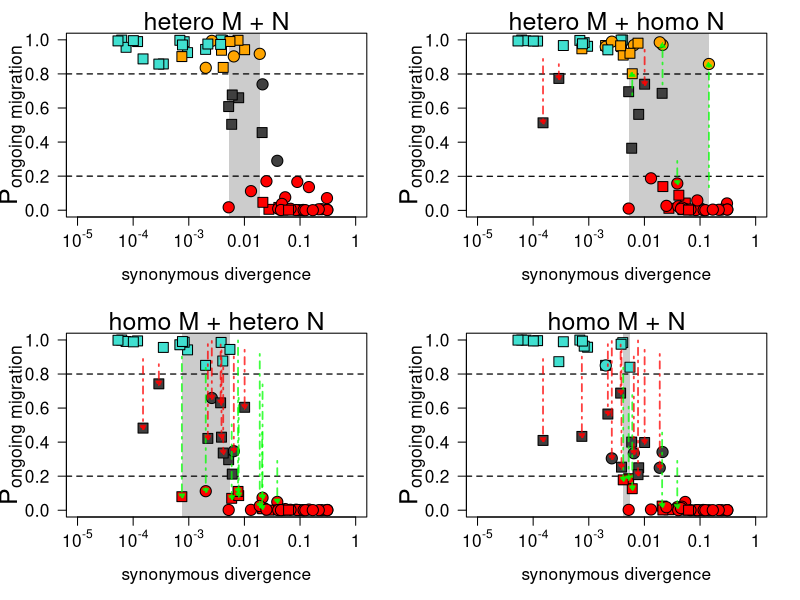

Generate this figure with R:

library(shape)
HH = read.table("migHetero_NHetero.txt", h=T)
Hh = read.table("migHetero_NHomo.txt", h=T)
hH = read.table("migHomo_NHetero.txt", h=T)
hh = read.table("migHomo_NHomo.txt", h=T)
st = read.table("species_statues.txt",h=T)

paste_tmp = function(a, b){
	return(paste(as.character(a), as.character(b),sep="_"))
}

name_st = NULL
for(i in 1:nrow(st)){
	name_st = c(name_st, paste_tmp(st[i,1], st[i,2]))
}
st = cbind(st, name_st)
st = st[,c(4,3)]

name_HH = NULL
name_Hh = NULL
name_hH = NULL
name_hh = NULL
for(i in 1:nrow(HH)){
	name_HH = c(name_HH, paste_tmp(HH[i,1], HH[i,2]))
	name_Hh = c(name_Hh, paste_tmp(Hh[i,1], Hh[i,2]))
	name_hH = c(name_hH, paste_tmp(hH[i,1], hH[i,2]))
	name_hh = c(name_hh, paste_tmp(hh[i,1], hh[i,2]))
}
HH = cbind(HH, name_HH)
HH = merge(HH, st, by.x=ncol(HH), by.y=1)[,-1] 
Hh = cbind(Hh, name_Hh)
Hh = merge(Hh, st, by.x=ncol(Hh), by.y=1)[,-1] 
hH = cbind(hH, name_hH)
hH = merge(hH, st, by.x=ncol(hH), by.y=1)[,-1] 
hh = cbind(hh, name_hh)
hh = merge(hh, st, by.x=ncol(hh), by.y=1)[,-1] 

bilanhh = hh$pSCHomov1 + hh$pIMHomov1 + hh$pPanmixiav1 
bilanHh = Hh$pIMHomov1 + Hh$pIMHeterov1 + Hh$pSCHomov1 + Hh$pSCHeterov1 + Hh$pPanmixiav1
bilanhH = hH$pIMHomov1 + hH$pIMHomov2 + hH$pSCHomov1 + hH$pSCHomov2 + hH$pPanmixiav1 + hH$pPanmixiav2
bilanHH = HH$pIMHomov1 + HH$pIMHomov2 + HH$pSCHomov1 + HH$pSCHomov2 + HH$pIMHeterov1 + HH$pIMHeterov2 + HH$pSCHeterov1 + HH$pSCHeterov2 + HH$pPanmixiav1 + HH$pPanmixiav2

tmp = rep(NA, length(bilanhh))
tmp[which(bilanhh>=0.8)] = "Migration"
tmp[which(bilanhh<.2)] = "NoMigration"
bilanhh = tmp

tmp = rep(NA, length(bilanHh))
tmp[which(bilanHh>=0.8)] = "Migration"
tmp[which(bilanHh<.2)] = "NoMigration"
bilanHh = tmp

tmp = rep(NA, length(bilanhH))
tmp[which(bilanhH>=0.8)] = "Migration"
tmp[which(bilanhH<.2)] = "NoMigration"
bilanhH = tmp

tmp = rep(NA, length(bilanHH))
tmp[which(bilanHH>=0.8)] = "Migration"
tmp[which(bilanHH<.2)] = "NoMigration"
bilanHH = tmp

pmig_hh = hh$pSCHomov1 + hh$pIMHomov1 + hh$pPanmixiav1
pmig_Hh = Hh$pIMHomov1 + Hh$pIMHeterov1 + Hh$pSCHomov1 + Hh$pSCHeterov1 + Hh$pPanmixiav1
pmig_hH = hH$pIMHomov1 + hH$pIMHomov2 + hH$pSCHomov1 + hH$pSCHomov2 + hH$pPanmixiav1 + hH$pPanmixiav2
pmig_HH = HH$pIMHomov1 + HH$pIMHomov2 + HH$pSCHomov1 + HH$pSCHomov2 + HH$pIMHeterov1 + HH$pIMHeterov2 + HH$pSCHeterov1 + HH$pSCHeterov2 + HH$pPanmixiav1 + HH$pPanmixiav2

# plot MHetero_NHetero
dev.new(width=10, height=8)
par(las=2, mar=c(5,4,2,2), mfrow=c(2,2))

# plot HH
plot(log10(HH$netdivAB_avg), pmig_HH, ylab ="" , xlab = "synonymous divergence", col = "white", cex.lab = 1.25, xaxt = "n", yaxt = "n", xlim=c(log10(1e-5), log10(1)), cex.axis=1.25)
par(las=3)
mtext(side=2, text=expression(P["ongoing migration"]), line=2.25, cex=1.5)
par(las=1)
axis(side = 1, at = c(0, -1, -2, -3, -4, -5), labels = c(1, 0.1, 0.01, expression(paste("10"^"-3")), expression(paste("10"^"-4")) , expression(paste("10"^"-5"))), cex.axis=1.25)
axis(side = 2, at = c(0, 0.2, 0.4, 0.6, 0.8, 1), cex.axis=1.25)
mtext(side = 3, text = "hetero M + N", cex = 1.5)

#rect(-10, 0.2, 10, 0.8, col = rgb(1, 0, 0, 0.15))
div_NA = log10(sort(HH[is.na(bilanHH),]$netdivAB_avg))
div_Mig = log10(sort(HH[which(bilanHH=="Migration"),]$netdivAB_avg))
div_NoMig = log10(sort(HH[which(bilanHH=="NoMigration"),]$netdivAB_avg))
xA1 = div_NoMig[1]
xB1 = div_Mig[length(div_Mig)]
#xA2 = div_NA[2]
#xB2 = div_NA[length(div_NA)-1]

rect(xA1, -1, xB1, 2, col = rgb(0, 0, 0, 0.2), border=NA)
#rect(xA2, -1, xB2, 2, col = rgb(0, 0, 0, 0.15), border=NA)
abline(h=c(0.2, 0.8), lty=2, lwd=1.25)

#points(log10(HH$netdivAB_avg), pmig_HH, col = rgb(0,0,0, 0.5))
par(las=1)
#mtext("MigHetero_NHetero", side = 3, line = 0.25)

# formes des points en fonction du statu d'espces
formes = rep(0, nrow(HH))
formes[which(HH$status == 0)] = 22 
formes[which(HH$status == 0.5)] = 22
formes[which(HH$status == 1)] = 21

# couleurs en fonction de NHetero, MHetero, NHomo, MHomo.
couleurs = rep(0, nrow(HH))
heteroM = apply(HH[,grep("Hetero", colnames(HH))], FUN="sum", MARGIN=1)

heteroN = apply(HH[,grep("v2", colnames(HH))], FUN="sum", MARGIN=1)

#homoM_homoN: species with homogeneity for both introgression and Ne
couleurs[which(pmig_HH>= 0.8 & heteroM >= 0.8)] = "orange"
couleurs[which(pmig_HH>= 0.8 & heteroM <= 0.8)] = "turquoise"
couleurs[which(pmig_HH<= 0.2)] = "red"
couleurs[which(pmig_HH> 0.2 & pmig_HH<0.8)] = grey(0.25)

points(log10(HH$netdivAB_avg), pmig_HH, pch=formes, col="black", bg=couleurs, cex=1.8)

# plot Hh
plot(log10(Hh$netdivAB_avg), pmig_Hh, ylab ="" , xlab = "synonymous divergence", col = "white", cex.lab = 1.25, xaxt = "n", yaxt = "n", xlim=c(log10(1e-5), log10(1)), cex.axis=1.25)
par(las=3)
mtext(side=2, text=expression(P["ongoing migration"]), line=2.25, cex=1.5)
par(las=1)
axis(side = 1, at = c(0, -1, -2, -3, -4, -5), labels = c(1, 0.1, 0.01, expression(paste("10"^"-3")), expression(paste("10"^"-4")) , expression(paste("10"^"-5"))), cex.axis=1.25)
axis(side = 2, at = c(0, 0.2, 0.4, 0.6, 0.8, 1), cex.axis=1.25)


#rect(-10, 0.2, 10, 0.8, col = rgb(1, 0, 0, 0.15))
div_NA = log10(sort(Hh[is.na(bilanHh),]$netdivAB_avg))
div_Mig = log10(sort(Hh[which(bilanHh=="Migration"),]$netdivAB_avg))
div_NoMig = log10(sort(Hh[which(bilanHh=="NoMigration"),]$netdivAB_avg))
xA1 = div_NoMig[1]
xB1 = div_Mig[length(div_Mig)]
#xA2 = div_NA[2]
#xB2 = div_NA[length(div_NA)-1]

rect(xA1, -1, xB1, 2, col = rgb(0, 0, 0, 0.2), border=NA)
#rect(xA2, -1, xB2, 2, col = rgb(0, 0, 0, 0.15), border=NA)
abline(h=c(0.2, 0.8), lty=2, lwd=1.25)
#points(log10(Hh$netdivAB_avg), pmig_Hh, col = rgb(0,0,0, 0.5))
par(las=1)
#mtext("MigHetero_NHetero", side = 3, line = 0.25)

# formes des points en fonction du statu d'espces
formes = rep(0, nrow(Hh))
formes[which(Hh$status == 0)] = 22 
formes[which(Hh$status == 0.5)] = 22
formes[which(Hh$status == 1)] = 21

# couleurs en fonction de NHetero, MHetero, NHomo, MHomo.
couleurs = rep(0, nrow(Hh))
heteroM = apply(Hh[,grep("Hetero", colnames(Hh))], FUN="sum", MARGIN=1)

heteroN = apply(Hh[,grep("v2", colnames(Hh))], FUN="sum", MARGIN=1)

#homoM_homoN: species with homogeneity for both introgression and Ne
couleurs[which(pmig_Hh>= 0.8 & heteroM >= 0.8)] = "orange"
couleurs[which(pmig_Hh>= 0.8 & heteroM <= 0.8)] = "turquoise"
couleurs[which(pmig_Hh<= 0.2)] = "red"
couleurs[which(pmig_Hh> 0.2 & pmig_Hh<0.8)] = grey(0.25)

points(log10(Hh$netdivAB_avg), pmig_Hh, pch=formes, col="black", bg=couleurs, cex=1.8)
mtext(side = 3, text = "hetero M + homo N", cex = 1.5)
for(i in 1:length(bilanHH)){
	testA = as.character(bilanHH[i])
	testB = as.character(bilanHh[i])
	if(is.na(testA)==T){testA="NA"}
	if(is.na(testB)==T){testB="NA"}
	if(testA != testB & testB!="NA"){
		Arrows(log10(HH$netdivAB_avg)[i], pmig_HH[i], log10(Hh$netdivAB_avg)[i], pmig_Hh[i], arr.length=0.1, arr.type="triangle", arr.width=0.1, lty=4, col=rgb(0,1,0, 0.75), lwd=1.75)
	}
	if(testA != testB & testB=="NA"){
		Arrows(log10(HH$netdivAB_avg)[i], pmig_HH[i], log10(Hh$netdivAB_avg)[i], pmig_Hh[i], arr.length=0.1, arr.type="triangle", arr.width=0.1, lty=4, col=rgb(1,0,0, 0.75), lwd=1.75)
	}
}


# plot hH
plot(log10(hH$netdivAB_avg), pmig_hH, ylab ="" , xlab = "synonymous divergence", col = "white", cex.lab = 1.25, xaxt = "n", yaxt = "n", xlim=c(log10(1e-5), log10(1)), cex.axis=1.25)
par(las=3)
mtext(side=2, text=expression(P["ongoing migration"]), line=2.25, cex=1.5)
par(las=1)
axis(side = 1, at = c(0, -1, -2, -3, -4, -5), labels = c(1, 0.1, 0.01, expression(paste("10"^"-3")), expression(paste("10"^"-4")) , expression(paste("10"^"-5"))), cex.axis=1.25)
axis(side = 2, at = c(0, 0.2, 0.4, 0.6, 0.8, 1), cex.axis=1.25)

#rect(-10, 0.2, 10, 0.8, col = rgb(1, 0, 0, 0.15))
div_NA = log10(sort(hH[is.na(bilanhH),]$netdivAB_avg))
div_Mig = log10(sort(hH[which(bilanhH=="Migration"),]$netdivAB_avg))
div_NoMig = log10(sort(hH[which(bilanhH=="NoMigration"),]$netdivAB_avg))
xA1 = div_NoMig[1]
xB1 = div_Mig[length(div_Mig)]
#xA2 = div_NA[2]
#xB2 = div_NA[length(div_NA)-1]

rect(xA1, -1, xB1, 2, col = rgb(0, 0, 0, 0.2), border=NA)
#rect(xA2, -1, xB2, 2, col = rgb(0, 0, 0, 0.15), border=NA)
abline(h=c(0.2, 0.8), lty=2, lwd=1.25)
#points(log10(hH$netdivAB_avg), pmig_hH, col = rgb(0,0,0, 0.5))
par(las=1)
#mtext("MigHetero_NHetero", side = 3, line = 0.25)

#points(log10(hH$netdivAB_avg), pmig_hH, col = rgb(0,0,0, 0.5))
par(las=1)
#mtext("MigHetero_NHetero", side = 3, line = 0.25)

# formes des points en fonction du statu d'espces
formes = rep(0, nrow(hH))
formes[which(hH$status == 0)] = 22 
formes[which(hH$status == 0.5)] = 22
formes[which(hH$status == 1)] = 21

# couleurs en fonction de NHetero, MHetero, NHomo, MHomo.
couleurs = rep(0, nrow(hH))
heteroM = apply(hH[,grep("Hetero", colnames(hH))], FUN="sum", MARGIN=1)

heteroN = apply(hH[,grep("v2", colnames(hH))], FUN="sum", MARGIN=1)

#homoM_homoN: species with homogeneity for both introgression and Ne
couleurs[which(pmig_hH>= 0.8 & heteroM >= 0.8)] = "orange"
couleurs[which(pmig_hH>= 0.8 & heteroM <= 0.8)] = "turquoise"
couleurs[which(pmig_hH<= 0.2)] = "red"
couleurs[which(pmig_hH> 0.2 & pmig_hH<0.8)] = grey(0.25)

points(log10(hH$netdivAB_avg), pmig_hH, pch=formes, col="black", bg=couleurs, cex=1.8)

mtext(side = 3, text = "homo M + hetero N", cex = 1.5)

for(i in 1:length(bilanHH)){
	testA = as.character(bilanHH[i])
	testB = as.character(bilanhH[i])
	if(is.na(testA)==T){testA="NA"}
	if(is.na(testB)==T){testB="NA"}
	if(testA != testB & testB!="NA"){
		Arrows(log10(HH$netdivAB_avg)[i], pmig_HH[i], log10(hH$netdivAB_avg)[i], pmig_hH[i], arr.length=0.1, arr.type="triangle", arr.width=0.1, lty=4, col=rgb(0,1,0, 0.75), lwd=1.75)
	}
	if(testA != testB & testB=="NA"){
		Arrows(log10(HH$netdivAB_avg)[i], pmig_HH[i], log10(hH$netdivAB_avg)[i], pmig_hH[i], arr.length=0.1, arr.type="triangle", arr.width=0.1, lty=4, col=rgb(1,0,0, 0.75), lwd=1.75)
	}
}


# plot hh
plot(log10(hh$netdivAB_avg), pmig_hh, ylab ="" , xlab = "synonymous divergence", col = "white", cex.lab = 1.25, xaxt = "n", yaxt = "n", xlim=c(log10(1e-5), log10(1)), cex.axis=1.25)
par(las=3)
mtext(side=2, text=expression(P["ongoing migration"]), line=2.25, cex=1.5)
par(las=1)
axis(side = 1, at = c(0, -1, -2, -3, -4, -5), labels = c(1, 0.1, 0.01, expression(paste("10"^"-3")), expression(paste("10"^"-4")) , expression(paste("10"^"-5"))), cex.axis=1.25)
axis(side = 2, at = c(0, 0.2, 0.4, 0.6, 0.8, 1), cex.axis=1.25)


#rect(-10, 0.2, 10, 0.8, col = rgb(1, 0, 0, 0.15))
div_NA = log10(sort(hh[is.na(bilanhh),]$netdivAB_avg))
div_Mig = log10(sort(hh[which(bilanhh=="Migration"),]$netdivAB_avg))
div_NoMig = log10(sort(hh[which(bilanhh=="NoMigration"),]$netdivAB_avg))
xA1 = div_NoMig[1]
xB1 = div_Mig[length(div_Mig)]
#xA2 = div_NA[2]
#xB2 = div_NA[length(div_NA)-1]

rect(xA1, -1, xB1, 2, col = rgb(0, 0, 0, 0.2), border=NA)
#rect(xA2, -1, xB2, 2, col = rgb(0, 0, 0, 0.15), border=NA)
abline(h=c(0.2, 0.8), lty=2, lwd=1.25)
#points(log10(hh$netdivAB_avg), pmig_hh, col = rgb(0,0,0, 0.5))
par(las=1)
#mtext("MigHetero_NHetero", side = 3, line = 0.25)

# formes des points en fonction du statu d'espces
formes = rep(0, nrow(hh))
formes[which(hh$status == 0)] = 22 
formes[which(hh$status == 0.5)] = 22
formes[which(hh$status == 1)] = 21

# couleurs en fonction de NHetero, MHetero, NHomo, MHomo.
couleurs = rep(0, nrow(hh))
heteroM = apply(hh[,grep("Hetero", colnames(hh))], FUN="sum", MARGIN=1)

heteroN = apply(hh[,grep("v2", colnames(hh))], FUN="sum", MARGIN=1)

#homoM_homoN: species with homogeneity for both introgression and Ne
couleurs[which(pmig_hh>= 0.8 & heteroM >= 0.8)] = "orange"
couleurs[which(pmig_hh>= 0.8 & heteroM <= 0.8)] = "turquoise"
couleurs[which(pmig_hh<= 0.2)] = "red"
couleurs[which(pmig_hh> 0.2 & pmig_hh<0.8)] = grey(0.25)

points(log10(hh$netdivAB_avg), pmig_hh, pch=formes, col="black", bg=couleurs, cex=1.8)

mtext(side = 3, text = "homo M + N", cex = 1.5)
for(i in 1:length(bilanHH)){
	testA = as.character(bilanHH[i])
	testB = as.character(bilanhh[i])
	if(is.na(testA)==T){testA="NA"}
	if(is.na(testB)==T){testB="NA"}
	if(testA != testB & testB!="NA"){
		Arrows(log10(HH$netdivAB_avg)[i], pmig_HH[i], log10(hh$netdivAB_avg)[i], pmig_hh[i], arr.length=0.1, arr.type="triangle", arr.width=0.1, lty=4, col=rgb(0,1,0, 0.75), lwd=1.75)
	}
	if(testA != testB & testB=="NA"){
		Arrows(log10(HH$netdivAB_avg)[i], pmig_HH[i], log10(hh$netdivAB_avg)[i], pmig_hh[i], arr.length=0.1, arr.type="triangle", arr.width=0.1, lty=4, col=rgb(1,0,0, 0.75), lwd=1.75)
	}
}


dev.print(pdf, "figure_S5.pdf", bg="white")
dev.off()

